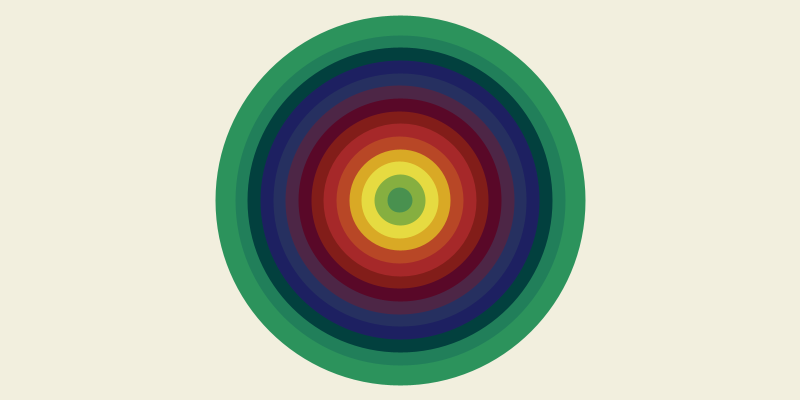
Frame 1 (no input)
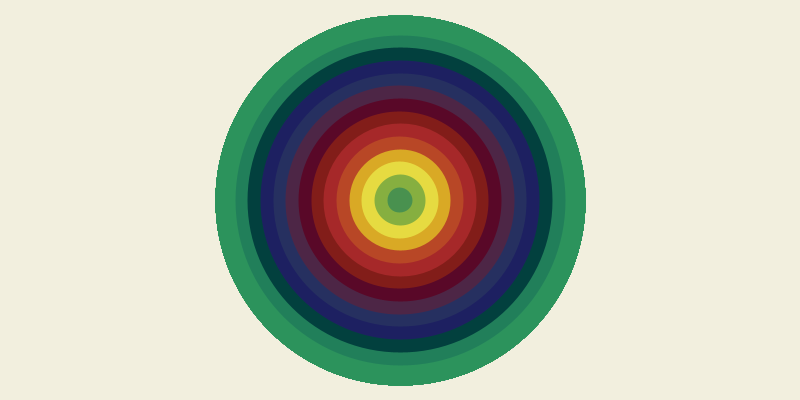
Frame 60 (the mouse pressed at the canvas centre just before this capture)
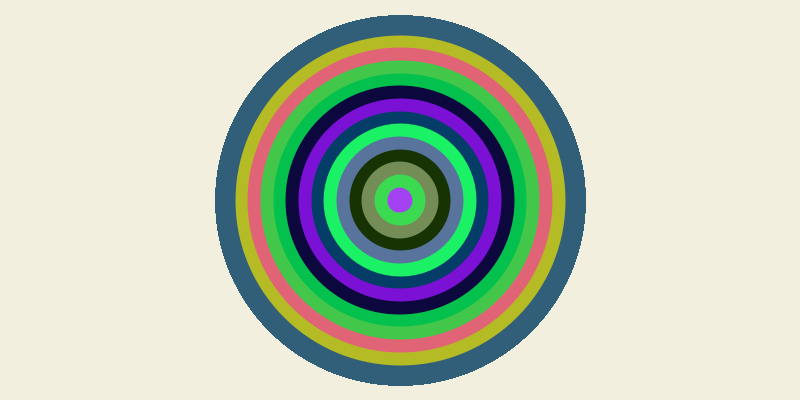
Frame 120 (the mouse held since frame 60 and released just before this capture)

The Processing sketch that drew these frames (run headless with seeded random() and noise(); from frame 60 on, the mouse is pressed at the canvas centre):

// Processing sketch: sketch_230609a
// ── sketch_230609a.pde
//Tp 3: Arte óptico - Ciclo For y Arrays
//Informática general
//Alumnas: Paula Marghetich y Pilar D. Molnar

//https://youtu.be/78WswCsnvLY


//Hago un array que contenga cada uno de los colores
color[] colores = {color(73, 145, 79), color(134,175,64), color(230,219,65), color(217,169,37), color(184,71,38), color(166,40,41),color(130,29,25),color(89,8,40),color(77,38,70),color(38,48,96),color(29,32,97),color(2,64,62),color(33,127,90),color(44,147,92)};
int numCirculos = 14; // Cantidad de circulos
float centro = 20; // El tamaño de los circulos
float maxTam = 350; // El tamaño de circulo central + establece la base para los otros
float grosor = 20; //Grosor de los circulos
float incremento = 1;




void setup() {
  size(800, 400); //Establecemos tamaño de lienzo
  background(242,239,222);

 
}

void draw() {
  

  // Realizo un for para dibujar los circulos
  //En este float calculo el tamaño que incrementarán los circulos
  //Realizamos una división: en el numerador primero calculo el número máximo 
  //menos el circulo central y luego, lo divido por la cantidad de circulos
  float tamano = (maxTam - centro) / (numCirculos - 1);
  for (int i = 0; i < numCirculos; i++) {
    float size = centro + i * tamano; //en cada iteración garantiza que cada circulo sea más grande que el anterior
    color colorCirculo = colores[i % colores.length]; //selecciona el color para cada elemento
    
    noFill();
    stroke(colorCirculo); //Establezco el color 
    strokeWeight(grosor); //Establezco el grosor
  
    ellipse(width/2, height/2, size, size); //Dibujo el circulo
  }
  
  
  
  // Dibuja el círculo central
  fill(colores[0]);
  noStroke();
  ellipse(width/2, height/2, centro, centro);
}
//por fuera del DRAW
void mousePressed() {
  // Si presiono el mouse, realiza un random en los colores
  for (int i = 0; i < colores.length; i++) {
    colores[i] = color(random(255), random(255), random(255));
  }
}




void keyPressed() {
  if (key == 'D' || key == 'd') {
    maxTam += incremento;
    //Si presiono la tecla 'D' o 'd' aumentará el tamaño de los circulos
  
}
}
void keyReleased() {
  if (key == 'D' || key == 'd') {
    maxTam = 350;
   background(242,239,222);
    //En su defecto, si dejo de presionar la tecla 'D' o 'd' se reiniciarán los valores
    // de tamaño de los mismos.
  }
}
